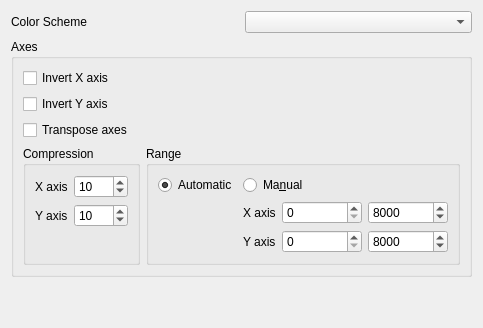
     <widget class="QWidget" name="tab_6">
      <attribute name="title">
       <string>ToF-E Histogram</string>
      </attribute>
      <layout class="QGridLayout" name="gridLayout_9">
       <item row="0" column="0">
        <layout class="QHBoxLayout" name="horizontalLayout_2">
         <item>
          <widget class="QLabel" name="label_4">
           <property name="minimumSize">
            <size>
             <width>100</width>
             <height>0</height>
            </size>
           </property>
           <property name="text">
            <string>Color Scheme</string>
           </property>
          </widget>
         </item>
         <item>
          <widget class="QComboBox" name="combo_tofe_colors"/>
         </item>
        </layout>
       </item>
       <item row="2" column="0">
        <spacer name="verticalSpacer_8">
         <property name="orientation">
          <enum>Qt::Vertical</enum>
         </property>
         <property name="sizeHint" stdset="0">
          <size>
           <width>20</width>
           <height>40</height>
          </size>
         </property>
        </spacer>
       </item>
       <item row="1" column="0">
        <widget class="QGroupBox" name="groupBox_8">
         <property name="title">
          <string>Axes</string>
         </property>
         <layout class="QVBoxLayout" name="verticalLayout_2">
          <item>
           <widget class="QCheckBox" name="check_tofe_invert_x">
            <property name="text">
             <string>Invert X axis</string>
            </property>
           </widget>
          </item>
          <item>
           <widget class="QCheckBox" name="check_tofe_invert_y">
            <property name="text">
             <string>Invert Y axis</string>
            </property>
           </widget>
          </item>
          <item>
           <widget class="QCheckBox" name="check_tofe_transpose">
            <property name="text">
             <string>Transpose axes</string>
            </property>
           </widget>
          </item>
          <item>
           <layout class="QHBoxLayout" name="horizontalLayout_7">
            <item>
             <widget class="QGroupBox" name="groupBox_2">
              <property name="title">
               <string>Compression</string>
              </property>
              <layout class="QFormLayout" name="formLayout_2">
               <property name="fieldGrowthPolicy">
                <enum>QFormLayout::AllNonFixedFieldsGrow</enum>
               </property>
               <item row="0" column="0">
                <widget class="QLabel" name="label_7">
                 <property name="text">
                  <string>X axis</string>
                 </property>
                </widget>
               </item>
               <item row="0" column="1">
                <widget class="QSpinBox" name="spin_tofe_compression_x">
                 <property name="locale">
                  <locale language="C" country="AnyCountry"/>
                 </property>
                 <property name="minimum">
                  <number>1</number>
                 </property>
                 <property name="maximum">
                  <number>3000</number>
                 </property>
                 <property name="singleStep">
                  <number>1</number>
                 </property>
                 <property name="value">
                  <number>10</number>
                 </property>
                </widget>
               </item>
               <item row="1" column="0">
                <widget class="QLabel" name="label_8">
                 <property name="text">
                  <string>Y axis</string>
                 </property>
                </widget>
               </item>
               <item row="1" column="1">
                <widget class="QSpinBox" name="spin_tofe_compression_y">
                 <property name="locale">
                  <locale language="C" country="AnyCountry"/>
                 </property>
                 <property name="minimum">
                  <number>1</number>
                 </property>
                 <property name="maximum">
                  <number>3000</number>
                 </property>
                 <property name="singleStep">
                  <number>1</number>
                 </property>
                 <property name="value">
                  <number>10</number>
                 </property>
                </widget>
               </item>
              </layout>
             </widget>
            </item>
            <item>
             <widget class="QGroupBox" name="groupBox">
              <property name="title">
               <string>Range</string>
              </property>
              <layout class="QGridLayout" name="gridLayout_8">
               <item row="0" column="0">
                <layout class="QGridLayout" name="gridLayout_7">
                 <item row="0" column="0">
                  <widget class="QRadioButton" name="radio_tofe_bin_auto">
                   <property name="text">
                    <string>Automatic</string>
                   </property>
                   <property name="checked">
                    <bool>true</bool>
                   </property>
                  </widget>
                 </item>
                 <item row="0" column="1">
                  <widget class="QRadioButton" name="radio_tofe_bin_manual">
                   <property name="text">
                    <string>Ma&amp;nual</string>
                   </property>
                  </widget>
                 </item>
                 <item row="1" column="1">
                  <layout class="QHBoxLayout" name="horizontalLayout_3">
                   <item>
                    <widget class="QLabel" name="label_5">
                     <property name="text">
                      <string>X axis</string>
                     </property>
                    </widget>
                   </item>
                   <item>
                    <widget class="QSpinBox" name="spin_tofe_bin_x_min">
                     <property name="minimumSize">
                      <size>
                       <width>80</width>
                       <height>0</height>
                      </size>
                     </property>
                     <property name="maximumSize">
                      <size>
                       <width>80</width>
                       <height>16777215</height>
                      </size>
                     </property>
                     <property name="locale">
                      <locale language="C" country="AnyCountry"/>
                     </property>
                     <property name="maximum">
                      <number>16000</number>
                     </property>
                     <property name="singleStep">
                      <number>10</number>
                     </property>
                    </widget>
                   </item>
                   <item>
                    <widget class="QSpinBox" name="spin_tofe_bin_x_max">
                     <property name="minimumSize">
                      <size>
                       <width>80</width>
                       <height>0</height>
                      </size>
                     </property>
                     <property name="maximumSize">
                      <size>
                       <width>80</width>
                       <height>16777215</height>
                      </size>
                     </property>
                     <property name="locale">
                      <locale language="C" country="AnyCountry"/>
                     </property>
                     <property name="minimum">
                      <number>1</number>
                     </property>
                     <property name="maximum">
                      <number>16000</number>
                     </property>
                     <property name="singleStep">
                      <number>10</number>
                     </property>
                     <property name="value">
                      <number>8000</number>
                     </property>
                    </widget>
                   </item>
                  </layout>
                 </item>
                 <item row="2" column="1">
                  <layout class="QHBoxLayout" name="horizontalLayout_6">
                   <item>
                    <widget class="QLabel" name="label_6">
                     <property name="text">
                      <string>Y axis</string>
                     </property>
                    </widget>
                   </item>
                   <item>
                    <widget class="QSpinBox" name="spin_tofe_bin_y_min">
                     <property name="minimumSize">
                      <size>
                       <width>80</width>
                       <height>0</height>
                      </size>
                     </property>
                     <property name="maximumSize">
                      <size>
                       <width>80</width>
                       <height>16777215</height>
                      </size>
                     </property>
                     <property name="locale">
                      <locale language="C" country="AnyCountry"/>
                     </property>
                     <property name="maximum">
                      <number>16000</number>
                     </property>
                     <property name="singleStep">
                      <number>10</number>
                     </property>
                    </widget>
                   </item>
                   <item>
                    <widget class="QSpinBox" name="spin_tofe_bin_y_max">
                     <property name="minimumSize">
                      <size>
                       <width>80</width>
                       <height>0</height>
                      </size>
                     </property>
                     <property name="maximumSize">
                      <size>
                       <width>80</width>
                       <height>16777215</height>
                      </size>
                     </property>
                     <property name="locale">
                      <locale language="C" country="AnyCountry"/>
                     </property>
                     <property name="minimum">
                      <number>1</number>
                     </property>
                     <property name="maximum">
                      <number>16000</number>
                     </property>
                     <property name="singleStep">
                      <number>10</number>
                     </property>
                     <property name="value">
                      <number>8000</number>
                     </property>
                    </widget>
                   </item>
                  </layout>
                 </item>
                </layout>
               </item>
              </layout>
             </widget>
            </item>
           </layout>
          </item>
         </layout>
        </widget>
       </item>
      </layout>
     </widget>
